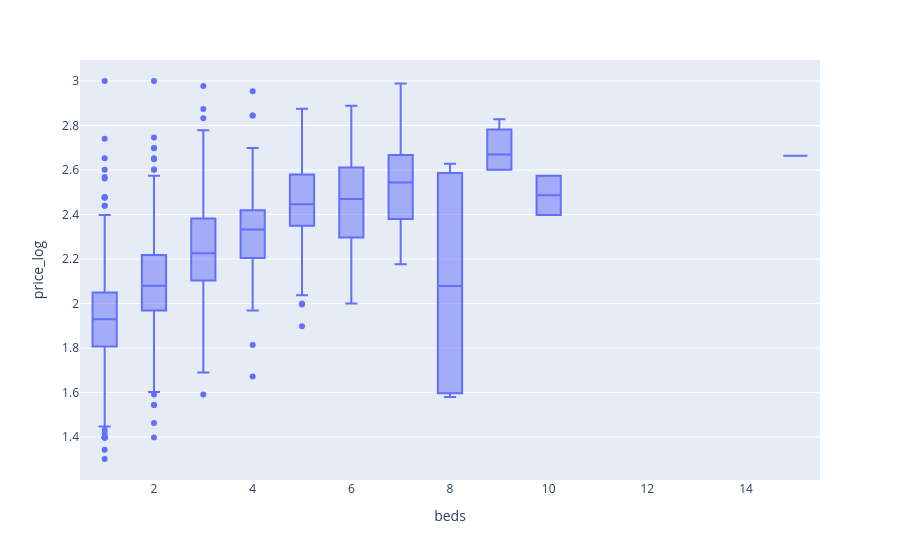

The code cell stored with this chart in its notebook:
### Code cell
fig = px.box(data, x = 'beds', y = 'price_log')
fig.show()

### Figure 1 — Plotly figure (JSON) as saved in the notebook; plotly's stock layout.template omitted (floating-point values rounded to 4 significant figures; data arrays with more than 128 entries replaced by an {"elided": "..."} marker saying what was removed)
{"data": [{"alignmentgroup": "True", "hovertemplate": "beds=%{x}<br>price_log=%{y}<extra></extra>", "legendgroup": "", "marker": {"color": "#636efa"}, "name": "", "notched": false, "offsetgroup": "", "orientation": "v", "showlegend": false, "type": "box", "x": {"elided": "3818 int values"}, "x0": " ", "xaxis": "x", "y": {"elided": "3818 float values"}, "y0": " ", "yaxis": "y"}], "layout": {"boxmode": "group", "legend": {"tracegroupgap": 0}, "margin": {"t": 60}, "xaxis": {"anchor": "y", "domain": [0, 1], "title": {"text": "beds"}}, "yaxis": {"anchor": "x", "domain": [0, 1], "title": {"text": "price_log"}}}}
